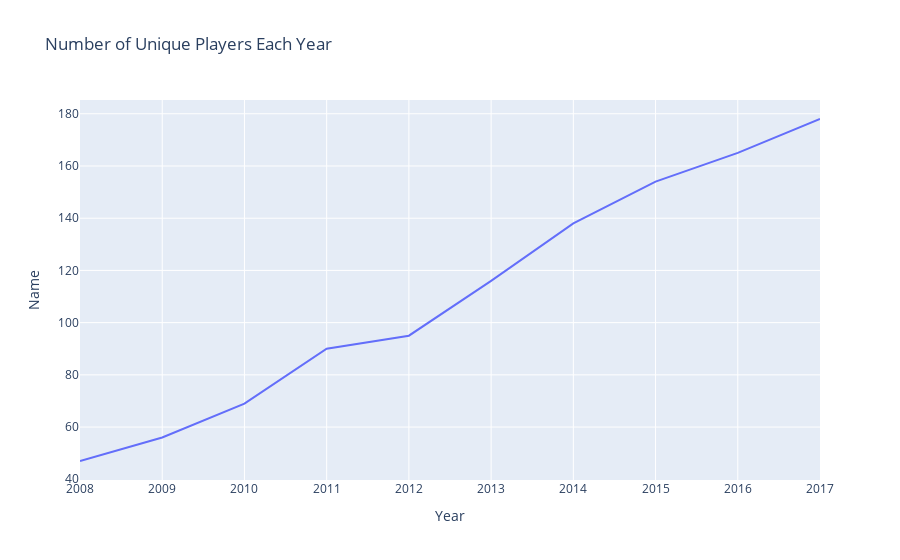

The code cell stored with this chart in its notebook:
### Markdown cell above
#### Number of Unique Players Each Year

### Code cell
unique_players = df.groupby('Year')['Name'].nunique().reset_index()
fig = px.line(unique_players, x='Year', y='Name', title='Number of Unique Players Each Year')
fig.show()

### Figure 1 — Plotly figure (JSON) as saved in the notebook; plotly's stock layout.template omitted (floating-point values rounded to 4 significant figures)
{"data": [{"hovertemplate": "Year=%{x}<br>Name=%{y}<extra></extra>", "legendgroup": "", "line": {"color": "#636efa", "dash": "solid"}, "marker": {"symbol": "circle"}, "mode": "lines", "name": "", "orientation": "v", "showlegend": false, "type": "scatter", "x": [2008, 2009, 2010, 2011, 2012, 2013, 2014, 2015, 2016, 2017], "xaxis": "x", "y": [47, 56, 69, 90, 95, 116, 138, 154, 165, 178], "yaxis": "y"}], "layout": {"legend": {"tracegroupgap": 0}, "title": {"text": "Number of Unique Players Each Year"}, "xaxis": {"anchor": "y", "domain": [0, 1], "title": {"text": "Year"}}, "yaxis": {"anchor": "x", "domain": [0, 1], "title": {"text": "Name"}}}}
